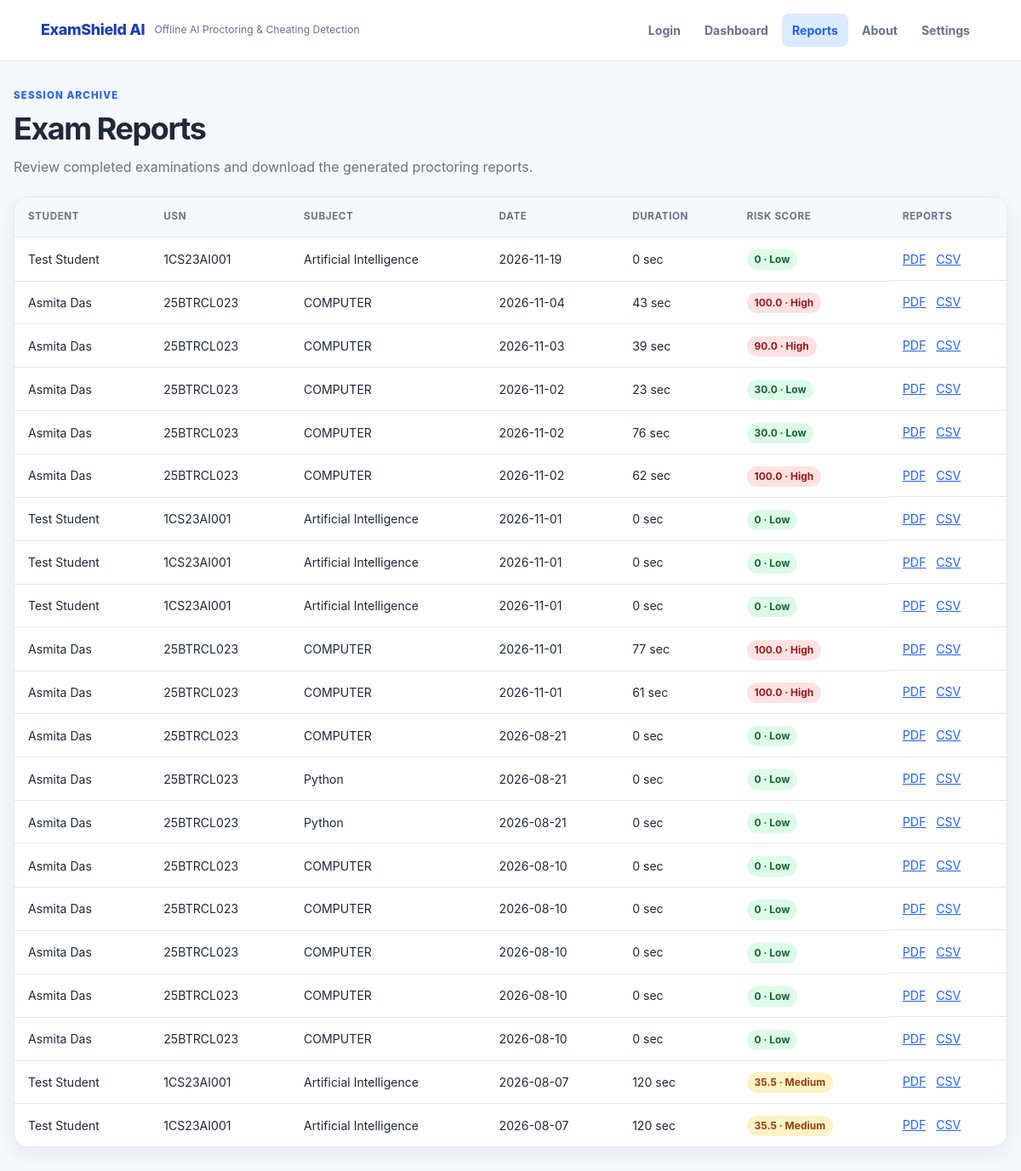
Page /reports on the committed database.
### tables this page shows
CREATE TABLE exam_sessions (
    session_id       INTEGER PRIMARY KEY AUTOINCREMENT,
    student_id       INTEGER NOT NULL,
    start_time       TIMESTAMP,
    end_time         TIMESTAMP,
    duration_seconds INTEGER,
    status           TEXT DEFAULT 'in_progress',
    risk_score       REAL DEFAULT 0.0,
    risk_category    TEXT,
    FOREIGN KEY (student_id) REFERENCES students(student_id)
);

CREATE TABLE students (
    student_id   INTEGER PRIMARY KEY AUTOINCREMENT,
    name         TEXT NOT NULL,
    usn          TEXT NOT NULL,
    subject      TEXT NOT NULL,
    exam_code    TEXT NOT NULL,
    created_at   TIMESTAMP DEFAULT CURRENT_TIMESTAMP
, email TEXT, password_hash TEXT, department TEXT DEFAULT 'Computer Science & Engineering', semester TEXT DEFAULT 'Semester 5', account_status TEXT DEFAULT 'Active');

### backend/routes/report_routes.py (the view)
@report_bp.route("/reports")
def reports_page():
    try:
        sessions = db_manager.get_all_sessions()
    except Exception:
        logger.exception("Reports database query failed")
        return render_template("reports.html", page_title="Reports", sessions=[], error="Reports are temporarily unavailable.")
    return render_template("reports.html", page_title="Reports", sessions=sessions, error=None)

### backend/database/db_manager.py (called while the page is built)
    @contextmanager
    def get_connection(self) -> Generator[sqlite3.Connection, None, None]:
        self.db_path.parent.mkdir(parents=True, exist_ok=True)
        connection = sqlite3.connect(self.db_path)
        connection.row_factory = sqlite3.Row
        try:
            connection.execute("PRAGMA foreign_keys = ON")
            yield connection
            connection.commit()
        except Exception:
            connection.rollback()
            raise
        finally:
            connection.close()

    def get_all_sessions(self) -> list[dict]:
        query = """
            SELECT
                es.session_id,
                es.student_id,
                s.name,
                s.usn,
                s.subject,
                s.exam_code,
                es.start_time,
                es.end_time,
                es.duration_seconds,
                es.status,
                es.risk_score,
                es.risk_category
            FROM exam_sessions es
            JOIN students s ON s.student_id = es.student_id
            ORDER BY es.session_id DESC
        """
        with self.get_connection() as conn:
            rows = conn.execute(query).fetchall()
            return [dict(row) for row in rows]

### frontend/templates/reports.html (shortened to what this page needs)
<!doctype html>
<html lang="en">
<head>
    <link rel="stylesheet" href="{{ url_for('static', filename='css/style.css') }}">
</head>
<body>
    <header class="site-header">
        <div class="brand-block">
            <div class="brand-title">ExamShield AI</div>
            <div class="brand-subtitle">Offline AI Proctoring & Cheating Detection</div>
        </div>
        <nav class="nav-bar" aria-label="Primary navigation">
            <a href="{{ url_for('auth.login') }}">Login</a>
            <a href="{{ url_for('dashboard') }}">Dashboard</a>
            <a href="{{ url_for('reports.reports_page') }}" class="nav-active">Reports</a>
            <a href="{{ url_for('about') }}">About</a>
            <a href="{{ url_for('settings.settings_page') }}">Settings</a>
        </nav>
    </header>
    <main class="reports-shell">
        <section class="reports-header">
            <p class="eyebrow">Session archive</p>
            <h1>Exam Reports</h1>
            <p class="message">Review completed examinations and download the generated proctoring reports.</p>
        </section>
        <section class="reports-table-shell" aria-label="Exam sessions">
            {% if sessions %}
            <div class="table-scroll">
                <table class="reports-table">
                    <thead>
                        <tr>
                            <th>Student</th>
                            <th>USN</th>
                            <th>Subject</th>
                            <th>Date</th>
                            <th>Duration</th>
                            <th>Risk Score</th>
                            <th>Reports</th>
                        </tr>
                    </thead>
                    <tbody>
                        {% for report in sessions %}
                        <tr>
                            <td>{{ report.name }}</td>
                            <td>{{ report.usn }}</td>
                            <td>{{ report.subject }}</td>
                            <td>{{ report.start_time[:10] if report.start_time else '-' }}</td>
                            <td>{{ report.duration_seconds or 0 }} sec</td>
                            <td>
                                {% set category = report.risk_category or 'Low' %}
                                <span class="risk-badge risk-{{ category|lower }}">
                                    {{ report.risk_score or 0 }} · {{ category }}
                                </span>
                            </td>
                            <td class="report-links">
                                <a href="{{ url_for('reports.download_report', session_id=report.session_id) }}">PDF</a>
                                <a href="{{ url_for('exam.download_report', session_id=report.session_id) }}">CSV</a>
                            </td>
                        </tr>
                        {% endfor %}
                    </tbody>
                </table>
            </div>
            {% else %}
            <p class="empty-state">No exam sessions have been completed yet.</p>
            {% endif %}
        </section>
    </main>
</body>
</html>

### frontend/static/css/style.css (style rules this page uses)
:root { --primary: #2563eb; --primary-dark: #1e40af; --primary-soft: #dbeafe; --page: #f5f8fc; --surface: #ffffff; --text: #1e293b; --muted: #64748b; --border: #e2e8f0; --success: #16a34a; --warning: #f59e0b; --danger: #dc2626; --shadow: 0 8px 24px rgba(30, 64, 175, 0.08); }
* { box-sizing: border-box; }
html { scroll-behavior: smooth; }
body { margin: 0; min-width: 320px; background: var(--page); color: var(--text); font-family: "Inter", "Segoe UI", Arial, sans-serif; line-height: 1.5; }
a, button, input { font: inherit; }
a { color: var(--primary); }
.site-header { position: sticky; top: 0; z-index: 20; display: flex; align-items: center; justify-content: space-between; gap: 1.5rem; min-height: 72px; padding: 0.9rem clamp(1rem, 4vw, 3rem); background: rgba(255, 255, 255, 0.96); border-bottom: 1px solid var(--border); }
.brand-block { display: flex; align-items: center; gap: 0.7rem; }
.brand-title { color: var(--primary-dark); font-size: 1.12rem; font-weight: 800; letter-spacing: -0.02em; }
.brand-subtitle { color: var(--muted); font-size: 0.76rem; }
.nav-bar { display: flex; flex-wrap: wrap; gap: 0.25rem; }
.nav-bar a { padding: 0.55rem 0.75rem; color: var(--muted); border-radius: 8px; text-decoration: none; font-size: 0.88rem; font-weight: 650; }
.nav-bar a:hover, .nav-bar a.nav-active { color: var(--primary); background: var(--primary-soft); }
.page-shell, .dashboard-shell, .reports-shell, .about-shell, .settings-shell { width: min(1240px, calc(100% - 2rem)); margin: 0 auto; }
.dashboard-shell, .reports-shell, .about-shell, .settings-shell { padding: 2rem 0 3rem; }
.eyebrow, .card-kicker { margin: 0 0 0.55rem; color: var(--primary); font-size: 0.72rem; font-weight: 800; letter-spacing: 0.1em; text-transform: uppercase; }
h1, h2, h3 { line-height: 1.2; }
h1 { margin: 0; font-size: clamp(1.75rem, 3vw, 2.5rem); letter-spacing: -0.04em; }
.message { margin: 0.7rem 0 0; color: var(--muted); }
.hero-card, .auth-card, .reports-table-shell, .settings-section, .about-section, .dashboard-card { background: var(--surface); border: 1px solid var(--border); border-radius: 16px; box-shadow: var(--shadow); }
.dashboard-intro, .reports-header, .settings-header, .about-hero { margin-bottom: 1.4rem; }
.reports-table-shell { overflow: hidden; }
.table-scroll { overflow-x: auto; }
.reports-table { width: 100%; min-width: 760px; border-collapse: collapse; text-align: left; }
.reports-table th, .reports-table td { padding: 0.9rem 1rem; border-bottom: 1px solid var(--border); font-size: 0.88rem; }
.reports-table th { color: var(--muted); background: var(--page); font-size: 0.73rem; text-transform: uppercase; letter-spacing: 0.05em; }
.reports-table tr:last-child td { border-bottom: 0; }
.report-links { display: flex; gap: 0.75rem; }
.risk-badge { padding: 0.28rem 0.55rem; border-radius: 999px; font-size: 0.75rem; font-weight: 750; }
.risk-low { color: #166534; background: #dcfce7; }
.risk-medium { color: #92400e; background: #fef3c7; }
.risk-high { color: #991b1b; background: #fee2e2; }

### rows in the picture
exam_sessions: name "Test Student", usn "1CS23AI001", subject "Artificial Intelligence", start_time "2026-11-19", duration_seconds "0", risk_score "0", category "Low"
exam_sessions: name "Asmita Das", usn "25BTRCL023", subject "COMPUTER", start_time "2026-11-04", duration_seconds "43", risk_score "100.0", risk_category "High"
exam_sessions: name "Asmita Das", usn "25BTRCL023", subject "COMPUTER", start_time "2026-11-03", duration_seconds "39", risk_score "90.0", risk_category "High"
exam_sessions: name "Asmita Das", usn "25BTRCL023", subject "COMPUTER", start_time "2026-11-02", duration_seconds "23", risk_score "30.0", risk_category "Low"
exam_sessions: name "Asmita Das", usn "25BTRCL023", subject "COMPUTER", start_time "2026-11-02", duration_seconds "76", risk_score "30.0", risk_category "Low"
exam_sessions: name "Asmita Das", usn "25BTRCL023", subject "COMPUTER", start_time "2026-11-02", duration_seconds "62", risk_score "100.0", risk_category "High"
exam_sessions: name "Test Student", usn "1CS23AI001", subject "Artificial Intelligence", start_time "2026-11-01", duration_seconds "0", risk_score "0", risk_category "Low"
exam_sessions: name "Test Student", usn "1CS23AI001", subject "Artificial Intelligence", start_time "2026-11-01", duration_seconds "0", risk_score "0", risk_category "Low"
exam_sessions: name "Test Student", usn "1CS23AI001", subject "Artificial Intelligence", start_time "2026-11-01", duration_seconds "0", risk_score "0", risk_category "Low"
exam_sessions: name "Asmita Das", usn "25BTRCL023", subject "COMPUTER", start_time "2026-11-01", duration_seconds "77", risk_score "100.0", risk_category "High"
exam_sessions: name "Asmita Das", usn "25BTRCL023", subject "COMPUTER", start_time "2026-11-01", duration_seconds "61", risk_score "100.0", risk_category "High"
exam_sessions: name "Asmita Das", usn "25BTRCL023", subject "COMPUTER", start_time "2026-08-21", duration_seconds "0", risk_score "0", category "Low"
exam_sessions: name "Asmita Das", usn "25BTRCL023", subject "Python", start_time "2026-08-21", duration_seconds "0", risk_score "0", category "Low"
exam_sessions: name "Asmita Das", usn "25BTRCL023", subject "Python", start_time "2026-08-21", duration_seconds "0", risk_score "0", category "Low"
exam_sessions: name "Asmita Das", usn "25BTRCL023", subject "COMPUTER", start_time "2026-08-10", duration_seconds "0", risk_score "0", category "Low"
exam_sessions: name "Asmita Das", usn "25BTRCL023", subject "COMPUTER", start_time "2026-08-10", duration_seconds "0", risk_score "0", category "Low"
exam_sessions: name "Asmita Das", usn "25BTRCL023", subject "COMPUTER", start_time "2026-08-10", duration_seconds "0", risk_score "0", category "Low"
exam_sessions: name "Asmita Das", usn "25BTRCL023", subject "COMPUTER", start_time "2026-08-10", duration_seconds "0", risk_score "0", category "Low"
exam_sessions: name "Asmita Das", usn "25BTRCL023", subject "COMPUTER", start_time "2026-08-10", duration_seconds "0", risk_score "0", category "Low"
exam_sessions: name "Test Student", usn "1CS23AI001", subject "Artificial Intelligence", start_time "2026-08-07", duration_seconds "120", risk_score "35.5", risk_category "Medium"
exam_sessions: name "Test Student", usn "1CS23AI001", subject "Artificial Intelligence", start_time "2026-08-07", duration_seconds "120", risk_score "35.5", risk_category "Medium"
